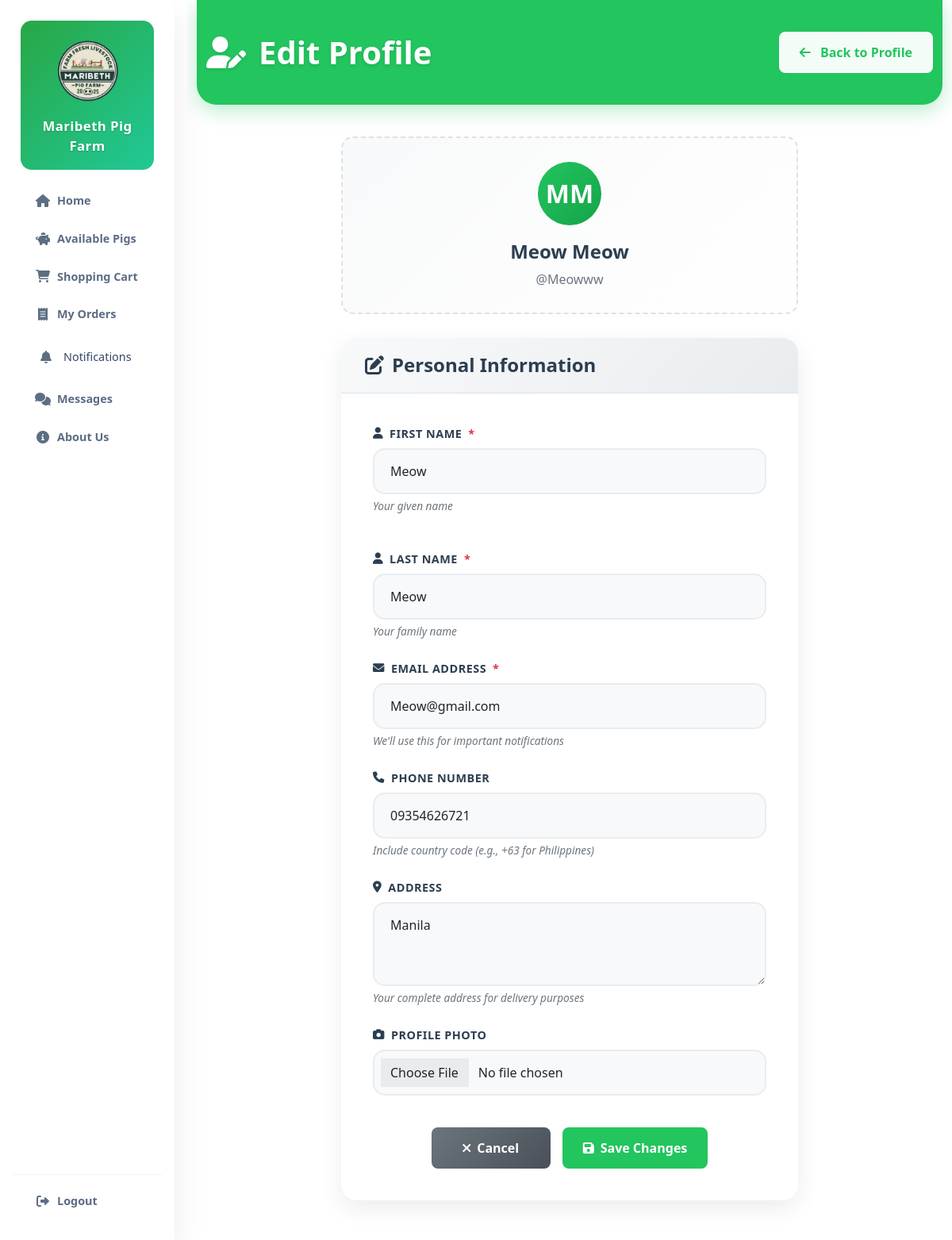
The app's page /profile/edit/ (signed in) with its own data.
### myapp/models.py (models this page shows, shortened)
class UserProfile(models.Model):
    user = models.OneToOneField(User, on_delete=models.CASCADE)
    first_name = models.CharField(max_length=100)
    last_name = models.CharField(max_length=100)
    email = models.EmailField()
    phone_regex = RegexValidator(regex=r'^09\d{9}$', message="Phone number must be exactly 11 digits starting with 09.")
    cellphone_number = models.CharField(validators=[phone_regex], max_length=11, blank=True)
    address = models.TextField()
    profile_photo = models.ImageField(upload_to='profile_photos/', blank=True, null=True)
    created_at = models.DateTimeField(auto_now_add=True)

### myapp/views.py (the view, shortened to what this page needs)
# urls.py: path('profile/edit/', views.edit_profile, name='edit_profile'),
@login_required
def edit_profile(request):
    try:
        profile = request.user.userprofile
    except UserProfile.DoesNotExist:
        profile = UserProfile.objects.create(
            user=request.user,
            first_name=request.user.first_name or '',
            last_name=request.user.last_name or '',
            email=request.user.email or '',
            cellphone_number='',
            address=''
        )
    return render(request, 'myapp/edit_profile.html', {'profile': profile})

### myapp/context_processors.py (called while the page is built)
def cart_count(request):
    if request.user.is_authenticated:
        count = Cart.objects.filter(user=request.user).count()
        return {'cart_count': count}
    return {'cart_count': 0}

### templates/myapp/edit_profile.html (shortened to what this page needs)
{% extends 'base.html' %}
{% block content %}
<div class="container-fluid">
    <div class="edit-header">
        <div class="container-fluid">
            <div class="d-flex justify-content-between align-items-center">
                <div>
                    <h1 class="edit-title">
                        <i class="fas fa-user-edit me-3"></i>Edit Profile
                    </h1>
                </div>
                <div>
                    <a href="{% url 'user_profile' %}" class="btn btn-light" style="background: rgba(255, 255, 255, 0.95) !important; border: 2px solid rgba(255, 255, 255, 0.8) !important; color: #22c55e !important; font-weight: 600 !important; padding: 12px 24px !important; border-radius: 8px !important; text-decoration: none !important;">
                        <i class="fas fa-arrow-left me-2"></i> Back to Profile
                    </a>
                </div>
            </div>
        </div>
    </div>
    <div class="container">
        <div class="row justify-content-center">
            <div class="col-lg-8">
                <div class="profile-preview">
                    <div class="preview-avatar" id="previewAvatar">
                        {{ profile.first_name|first|upper }}{{ profile.last_name|first|upper }}
                    </div>
                    <div class="preview-name" id="previewName">{{ profile.first_name }} {{ profile.last_name }}</div>
                    <div class="preview-username">@{{ user.username }}</div>
                </div>
                <div class="form-card">
                    <div class="form-header">
                        <h3 class="form-title">
                            <i class="fas fa-edit"></i>
                            Personal Information
                        </h3>
                    </div>
                    <div class="form-body">
                        <form method="post" id="profileForm" enctype="multipart/form-data">
                            <div class="form-row">
                                <div class="form-group">
                                    <label for="first_name" class="form-label required-field">
                                        <i class="fas fa-user"></i>First Name
                                    </label>
                                    <input type="text" class="form-control" id="first_name" name="first_name"
                                           value="{{ profile.first_name }}" required>
                                    <div class="form-text">Your given name</div>
                                </div>
                                <div class="form-group">
                                    <label for="last_name" class="form-label required-field">
                                        <i class="fas fa-user"></i>Last Name
                                    </label>
                                    <input type="text" class="form-control" id="last_name" name="last_name"
                                           value="{{ profile.last_name }}" required>
                                    <div class="form-text">Your family name</div>
                                </div>
                            </div>
                            <div class="form-group">
                                <label for="email" class="form-label required-field">
                                    <i class="fas fa-envelope"></i>Email Address
                                </label>
                                <input type="email" class="form-control" id="email" name="email"
                                       value="{{ profile.email }}" required>
                                <div class="form-text">We'll use this for important notifications</div>
                            </div>
                            <div class="form-group">
                                <label for="cellphone_number" class="form-label">
                                    <i class="fas fa-phone"></i>Phone Number
                                </label>
                                <input type="tel" class="form-control" id="cellphone_number" name="cellphone_number"
                                       value="{{ profile.cellphone_number }}" placeholder="+63 9XX XXX XXXX">
                                <div class="form-text">Include country code (e.g., +63 for Philippines)</div>
                            </div>
                            <div class="form-group">
                                <label for="address" class="form-label">
                                    <i class="fas fa-map-marker-alt"></i> Address
                                </label>
                                <textarea class="form-control" id="address" name="address" rows="3"
                                          placeholder="Enter your complete address">{{ profile.address }}</textarea>
                                <div class="form-text">Your complete address for delivery purposes</div>
                            </div>
                            <div class="form-group">
                                <label for="profile_photo" class="form-label">
                                    <i class="fas fa-camera"></i> Profile Photo
                                </label>
                                <input type="file" class="form-control" id="profile_photo" name="profile_photo" accept="image/*">
                            </div>
                            <div class="action-buttons">
                                <a href="{% url 'user_profile' %}" class="btn-action btn-cancel">
                                    <i class="fas fa-times"></i> Cancel
                                </a>
                                <button type="submit" class="btn-action btn-save">
                                    <i class="fas fa-save"></i> Save Changes
                                </button>
                            </div>
                        </form>
                    </div>
                </div>
            </div>
        </div>
    </div>
</div>
{% endblock %}

### templates/base.html (style rules this page uses)
html, body { margin: 0; padding: 0; min-height: 100%; width: 100%; overflow-x: hidden; overflow-y: auto; }
body { min-height: 100vh; width: 100%; overflow-x: hidden; overflow-y: auto; }

### templates/myapp/edit_profile.html (style rules this page uses)
.edit-header { background: #22c55e !important; color: white !important; padding: 40px 0; margin: -20px -20px 40px -20px; border-radius: 0 0 25px 25px; box-shadow: 0 8px 25px rgba(34, 197, 94, 0.3); }
.edit-title { font-size: 2.5rem; font-weight: 800; margin: 0; text-shadow: 0 2px 4px rgba(0, 0, 0, 0.1); }
.form-card { background: white; border-radius: 20px; box-shadow: 0 10px 30px rgba(0, 0, 0, 0.08); overflow: hidden; margin-bottom: 30px; }
.form-header { background: linear-gradient(135deg, #f8f9fa 0%, #e9ecef 100%); padding: 20px 30px; border-bottom: 1px solid #dee2e6; }
.form-title { font-size: 1.5rem; font-weight: 700; margin: 0; color: #2c3e50; display: flex; align-items: center; gap: 10px; }
.form-body { padding: 40px; }
.form-group { margin-bottom: 25px; }
.form-label { font-size: 0.9rem; color: #2c3e50; font-weight: 700; margin-bottom: 8px; display: flex; align-items: center; gap: 8px; text-transform: uppercase; letter-spacing: 0.5px; }
.form-control { border: 2px solid #e9ecef; border-radius: 15px; padding: 15px 20px; font-size: 1rem; transition: all 0.3s ease; background: #f8f9fa; }
.form-text { font-size: 0.85rem; color: #6c757d; margin-top: 5px; font-style: italic; }
.required-field::after { content: ' *'; color: #dc3545; font-weight: bold; }
.action-buttons { display: flex; gap: 15px; justify-content: center; margin-top: 40px; flex-wrap: wrap; }
.btn-action { padding: 12px 24px; border-radius: 8px; font-weight: 600; font-size: 1rem; transition: all 0.3s ease; text-decoration: none; display: flex; align-items: center; gap: 8px; border: none; cursor: pointer; min-width: 150px; justify-content: center; }
.btn-save { background: #22c55e !important; color: white !important; border: 2px solid #22c55e !important; }
.btn-cancel { background: linear-gradient(135deg, #6c757d 0%, #495057 100%); color: white; }
.profile-preview { background: linear-gradient(135deg, #f8f9fa 0%, #ffffff 100%); border-radius: 15px; padding: 30px; text-align: center; margin-bottom: 30px; border: 2px dashed #dee2e6; }
.preview-avatar { width: 80px; height: 80px; background: linear-gradient(135deg, #22c55e 0%, #16a34a 100%); border-radius: 50%; display: flex; align-items: center; justify-content: center; color: white; font-weight: 700; font-size: 2rem; margin: 0 auto 15px auto; }
.preview-name { font-size: 1.5rem; font-weight: 700; color: #2c3e50; margin-bottom: 5px; }
.preview-username { color: #6c757d; font-size: 1rem; }
.form-row { display: grid; grid-template-columns: repeat(auto-fit, minmax(300px, 1fr)); gap: 20px; }

### records on screen
UserProfile: first_name|first "M", last_name|first "M", first_name "Meow", last_name "Meow", email "Meow@gmail.com", cellphone_number "09354626721", address "Manila"

### other values on screen
{{ user.username }} "Meowww"
